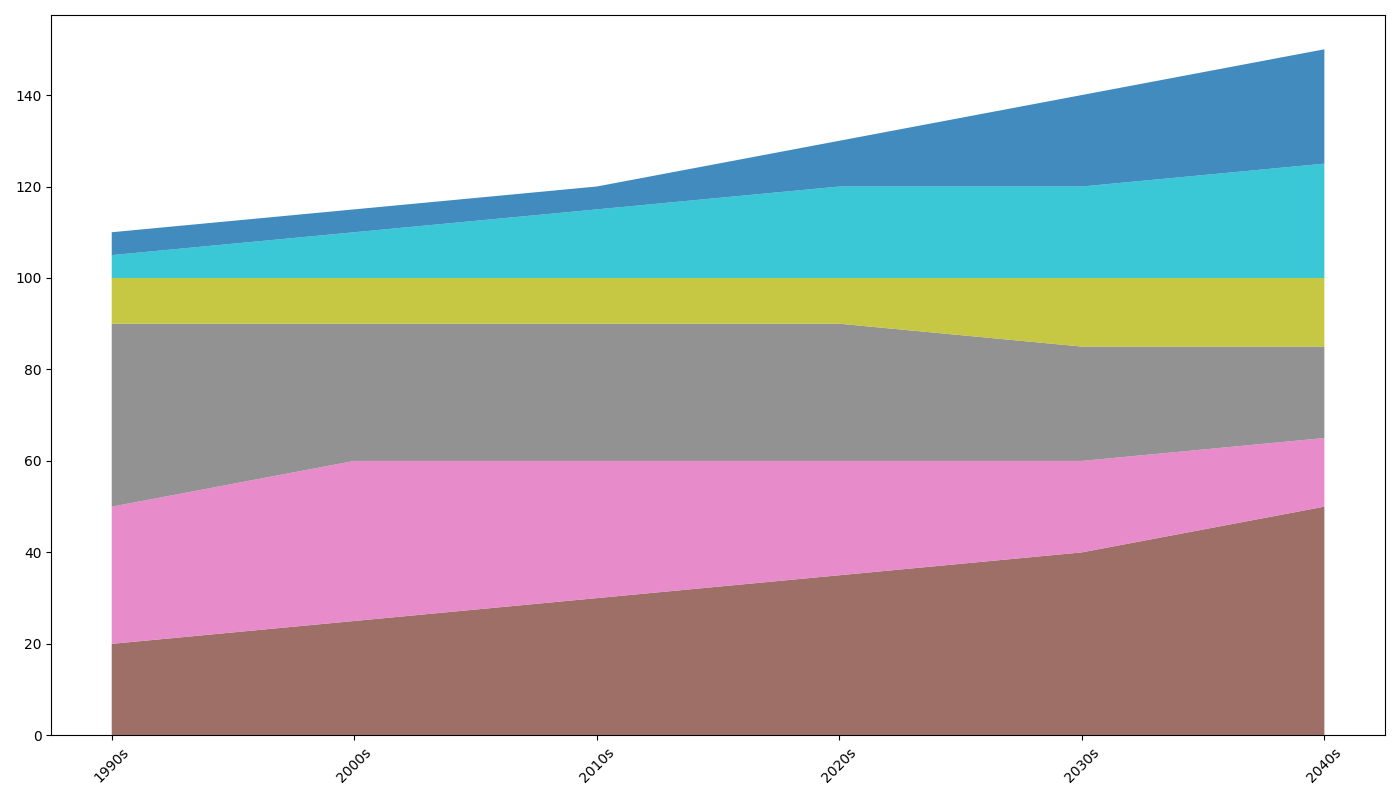

This chart was generated by the following Python code:
import matplotlib.pyplot as plt
import numpy as np

decades = ['1990s', '2000s', '2010s', '2020s', '2030s', '2040s']
contributors = ['Residential PV', 'Commercial PV', 'Utility PV', 'CSP', 'Offshore Wind', 'Onshore Wind']

solar_adoption = np.array([
    [20, 30, 40, 10, 5, 5],
    [25, 35, 30, 10, 10, 5],
    [30, 30, 30, 10, 15, 5],
    [35, 25, 30, 10, 20, 10],
    [40, 20, 25, 15, 20, 20],
    [50, 15, 20, 15, 25, 25]
])

plt.figure(figsize=(14, 8))
new_colors = ['#8c564b', '#e377c2', '#7f7f7f', '#bcbd22', '#17becf', '#1f77b4']
plt.stackplot(decades, solar_adoption.T, colors=new_colors, alpha=0.85)

plt.xticks(rotation=45)

plt.tight_layout()
plt.show()
